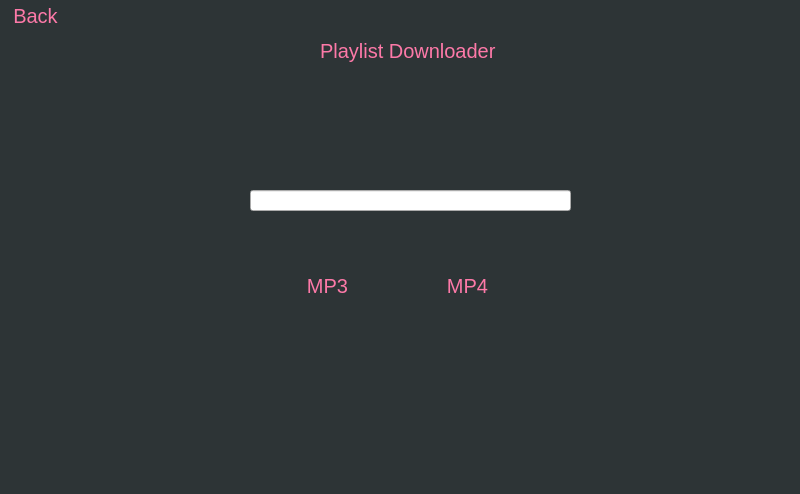
<?xml version="1.0" encoding="UTF-8"?>
<ui version="4.0">
 <class>MainWindow</class>
 <widget class="QMainWindow" name="MainWindow">
  <property name="geometry">
   <rect>
    <x>0</x>
    <y>0</y>
    <width>800</width>
    <height>494</height>
   </rect>
  </property>
  <property name="windowTitle">
   <string>MainWindow</string>
  </property>
  <property name="styleSheet">
   <string notr="true">#centralwidget{
	background-color: #2d3436;
}

#header{
	color: #fd79a8;
	font-size: 20px;
}

#header:hover{
border: 1px solid #fd79a8;
border-right: none;
border-left: none;
border-top: none;
width: 50%;
}

QPushButton{


	color: #fd79a8;
    background-color: #2d3436;
    border: none;
    font-size: 20px;
	


}


QPushButton:hover{
	
	color: white;
    border: 1px solid #fd79a8;
    border-right: none;
	border-left: none;
	border-top: none;
	margin-top: 2px;

}</string>
  </property>
  <widget class="QWidget" name="centralwidget">
   <widget class="QLineEdit" name="lineEdit">
    <property name="geometry">
     <rect>
      <x>250</x>
      <y>190</y>
      <width>321</width>
      <height>21</height>
     </rect>
    </property>
   </widget>
   <widget class="QLabel" name="header">
    <property name="geometry">
     <rect>
      <x>320</x>
      <y>30</y>
      <width>181</width>
      <height>41</height>
     </rect>
    </property>
    <property name="text">
     <string>Playlist Downloader</string>
    </property>
   </widget>
   <widget class="QPushButton" name="mp3_btn">
    <property name="geometry">
     <rect>
      <x>290</x>
      <y>270</y>
      <width>75</width>
      <height>31</height>
     </rect>
    </property>
    <property name="text">
     <string>MP3</string>
    </property>
   </widget>
   <widget class="QPushButton" name="mp4_btn">
    <property name="geometry">
     <rect>
      <x>430</x>
      <y>270</y>
      <width>75</width>
      <height>31</height>
     </rect>
    </property>
    <property name="text">
     <string>MP4</string>
    </property>
   </widget>
   <widget class="QPushButton" name="backArrowBtn">
    <property name="geometry">
     <rect>
      <x>0</x>
      <y>0</y>
      <width>71</width>
      <height>31</height>
     </rect>
    </property>
    <property name="text">
     <string>Back</string>
    </property>
   </widget>
  </widget>
 </widget>
 <resources/>
 <connections/>
</ui>
